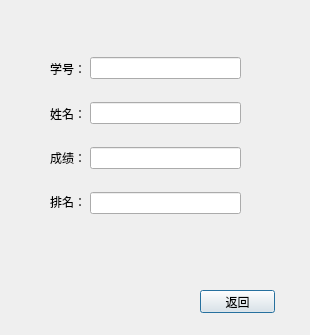
<?xml version="1.0" encoding="UTF-8"?>
<ui version="4.0">
 <class>infoDialog</class>
 <widget class="QDialog" name="infoDialog">
  <property name="geometry">
   <rect>
    <x>0</x>
    <y>0</y>
    <width>310</width>
    <height>335</height>
   </rect>
  </property>
  <property name="windowTitle">
   <string>Dialog</string>
  </property>
  <widget class="QPushButton" name="pushButton">
   <property name="geometry">
    <rect>
     <x>200</x>
     <y>290</y>
     <width>75</width>
     <height>23</height>
    </rect>
   </property>
   <property name="text">
    <string>返回</string>
   </property>
  </widget>
  <widget class="QWidget" name="verticalLayoutWidget">
   <property name="geometry">
    <rect>
     <x>50</x>
     <y>50</y>
     <width>50</width>
     <height>171</height>
    </rect>
   </property>
   <layout class="QVBoxLayout" name="verticalLayout">
    <item>
     <widget class="QLabel" name="label">
      <property name="text">
       <string>学号：</string>
      </property>
     </widget>
    </item>
    <item>
     <widget class="QLabel" name="label_2">
      <property name="text">
       <string>姓名：</string>
      </property>
     </widget>
    </item>
    <item>
     <widget class="QLabel" name="label_3">
      <property name="text">
       <string>成绩：</string>
      </property>
     </widget>
    </item>
    <item>
     <widget class="QLabel" name="label_4">
      <property name="text">
       <string>排名：</string>
      </property>
     </widget>
    </item>
   </layout>
  </widget>
  <widget class="QWidget" name="verticalLayoutWidget_2">
   <property name="geometry">
    <rect>
     <x>90</x>
     <y>40</y>
     <width>151</width>
     <height>191</height>
    </rect>
   </property>
   <layout class="QVBoxLayout" name="verticalLayout_2">
    <item>
     <widget class="QLineEdit" name="lineEdit"/>
    </item>
    <item>
     <widget class="QLineEdit" name="lineEdit_2"/>
    </item>
    <item>
     <widget class="QLineEdit" name="lineEdit_3"/>
    </item>
    <item>
     <widget class="QLineEdit" name="lineEdit_4"/>
    </item>
   </layout>
  </widget>
 </widget>
 <tabstops>
  <tabstop>lineEdit</tabstop>
  <tabstop>lineEdit_2</tabstop>
  <tabstop>lineEdit_3</tabstop>
  <tabstop>lineEdit_4</tabstop>
  <tabstop>pushButton</tabstop>
 </tabstops>
 <resources/>
 <connections>
  <connection>
   <sender>pushButton</sender>
   <signal>clicked()</signal>
   <receiver>infoDialog</receiver>
   <slot>reject()</slot>
   <hints>
    <hint type="sourcelabel">
     <x>457</x>
     <y>142</y>
    </hint>
    <hint type="destinationlabel">
     <x>314</x>
     <y>113</y>
    </hint>
   </hints>
  </connection>
 </connections>
</ui>
